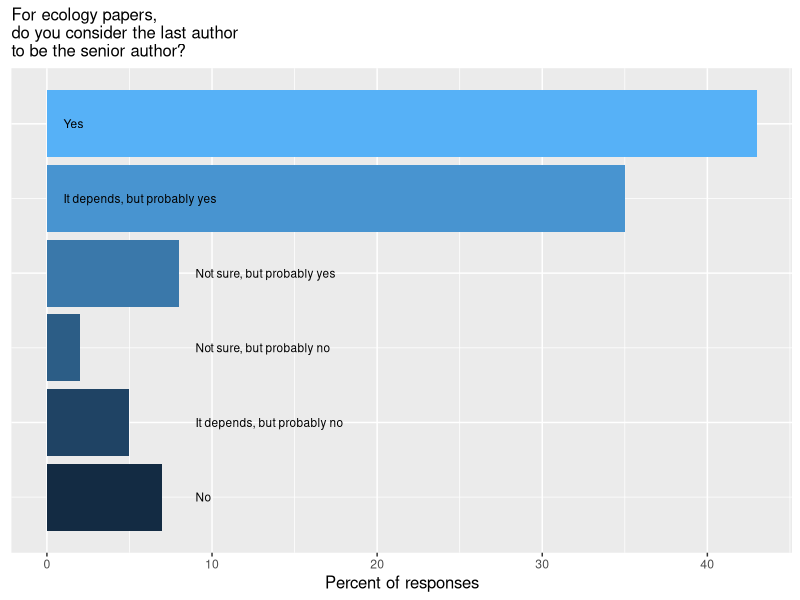
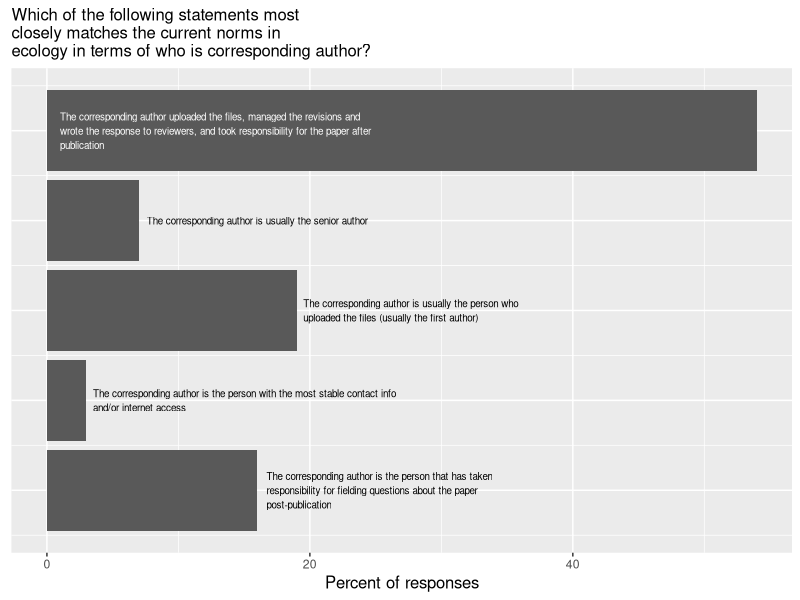
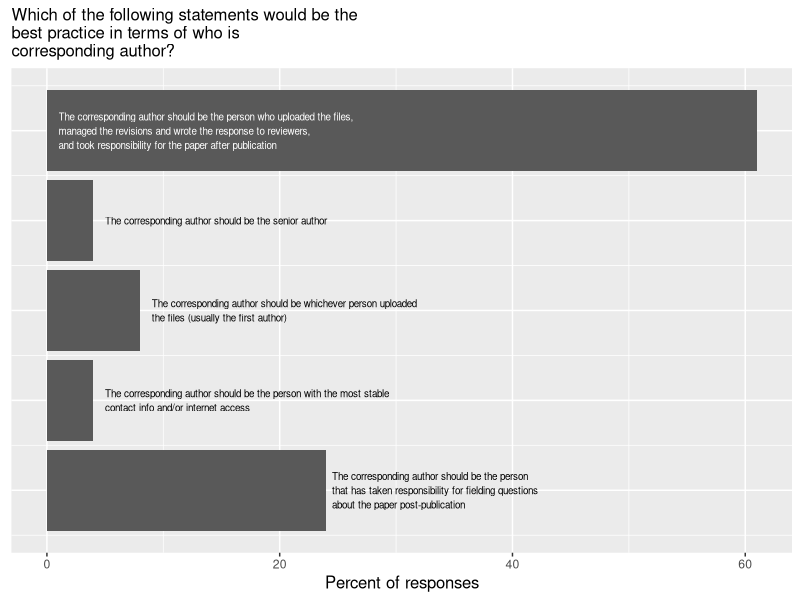
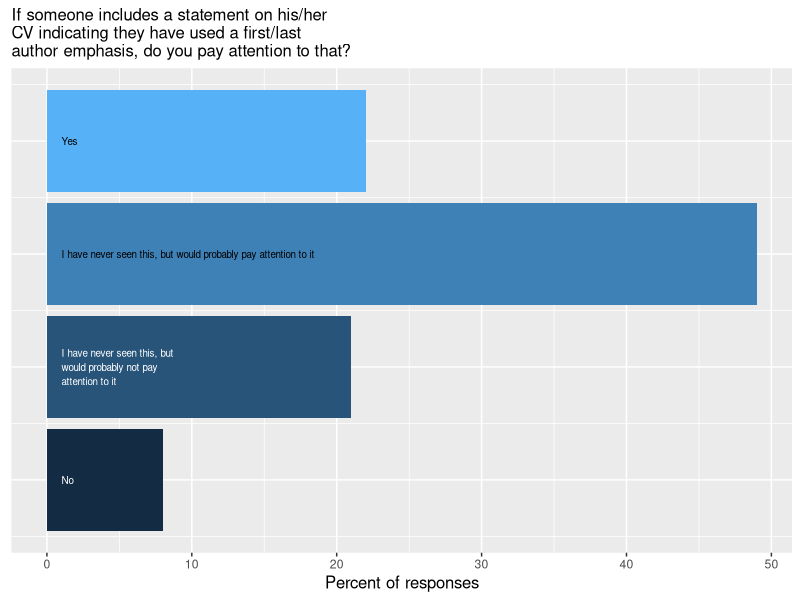

R code for these plots, in order:
## ---- chunk 1
knitr::opts_chunk$set(echo = FALSE)
## ---- chunk 2
# Import data
polldata <- read.csv("AuthorshipPollResults.csv", na.strings=".")
# load libraries needed to run code
library(ggplot2)
library(dplyr)
library(cowplot)
library(knitr)
## ---- chunk 3
PrimaryResearchArea <-
  polldata %>%
  filter(!is.na(PrimaryResearch)) %>%
  group_by(PrimaryResearch) %>%
  summarise(n=n()) %>%
  mutate(rel.freq = round(100 * n/sum(n), 0))

kable(PrimaryResearchArea, caption = "Primary Research Area of Respondents")

BasicAppliedSplit <-
  polldata %>%
  filter(!is.na(BasicApplied)) %>%
  group_by(BasicApplied) %>%
  summarise(n=n()) %>%
  mutate(rel.freq = round(100 * n/sum(n), 0))

kable(BasicAppliedSplit)

Interdisciplinarity <-
  polldata %>%
  filter(!is.na(Interdisciplinary)) %>%
  group_by(Interdisciplinary) %>%
  summarise(n=n()) %>%
  mutate(rel.freq = round(100 * n/sum(n), 0))

kable(Interdisciplinarity)
#see main data analysis file for failed attempt to get this to sort correctly

YearsPostPhD <-
  polldata %>%
  filter(!is.na(YearssincePhD)) %>%
  group_by(YearssincePhD) %>%
  summarise(n=n()) %>%
  mutate(rel.freq = round(100 * n/sum(n), 0))

kable(YearsPostPhD)
#Another one I'll want to reorder once I've figured that out.  
#This one has added problem of rendering as dates instead of year ranges

Continent <-
  polldata %>%
  filter(!is.na(WhereLive)) %>%
  group_by(WhereLive) %>%
  summarise(n=n()) %>%
  mutate(rel.freq = round(100 * n/sum(n), 0))

kable(Continent)

Department <-
  polldata %>%
  filter(!is.na(Dept01)) %>%
  group_by(Dept01) %>%
  summarise(n=n()) %>%
  mutate(rel.freq = round(100 * n/sum(n), 0))

kable(Department)
## ---- chunk 4
LastSeniorSum <- 
  polldata %>%
  filter(!is.na(LastSenior01)) %>%
  group_by(LastSenior01) %>%
  summarise(n=n()) %>%
  mutate(rel.freq = round(100 * n/sum(n), 0))

LastSeniorSum
#Note: most frequent response (option 6) is 43%
#Sum of all the "yes" options = 86%

as.factor(LastSeniorSum$LastSenior01)

require(cowplot)
lastseniorplot <- ggplot(LastSeniorSum,aes(x=LastSenior01,y=rel.freq,fill=LastSenior01)) +
  geom_bar(stat="identity") +
  ylab("Percent of responses") +
  theme(legend.position="none") +
  coord_flip() +
  theme(axis.text.y = element_blank()) +
  annotate("text", x = 1, y = 9, label = "No", hjust=0, size=3) +
  annotate("text", x = 2, y = 9, label = "It depends, but probably no", hjust=0, size=3) +
  annotate("text", x = 3, y = 9, label = "Not sure, but probably no", hjust=0, size=3) +
  annotate("text", x = 4, y = 9, label = "Not sure, but probably yes", hjust=0, size=3) +
  annotate("text", x = 5, y = 01, label = "It depends, but probably yes", hjust=0, size=3) +
  annotate("text", x = 6, y = 01, label = "Yes", hjust=0, size=3) +
  ggtitle("For ecology papers, \ndo you consider the last author \nto be the senior author?") +
  theme(plot.title=element_text(size=12)) +
  theme(axis.title.y=element_blank()) +
  theme(axis.title.x=element_text(size=12)) +
  theme(axis.ticks.y = element_blank())

save_plot("lastseniorplot.jpg", lastseniorplot)

lastseniorplot
## ---- chunk 5
CurrentCorrespondingSum <- 
  polldata %>%
  filter(!is.na(CorrespondingCurrent01)) %>%
  group_by(CorrespondingCurrent01) %>%
  summarise(n=n()) %>%
  mutate(rel.freq = round(100 * n/sum(n), 0))

CurrentCorrespondingSum
#most frequent answer (option 5) = 54%
#option 3 = 19%, option 1 = 16%

currentcorrespondingplot <- ggplot(CurrentCorrespondingSum,aes(x=CorrespondingCurrent01,y=rel.freq)) +
  geom_bar(stat="identity") +
  ylab("Percent of responses") +
  theme(legend.position="none") +
  coord_flip() +
  theme(axis.text.y = element_blank()) +
  annotate("text", x = 1, y = 16.7, label = "The corresponding author is the person that has taken \nresponsibility for fielding questions about the paper \npost-publication",hjust=0,size=2.5) +
  annotate("text", x = 2, y = 3.5, label = "The corresponding author is the person with the most stable contact info \nand/or internet access",hjust=0,size=2.5) +
  annotate("text", x = 3, y = 19.5, label = "The corresponding author is usually the person who \nuploaded the files (usually the first author)",hjust=0,size=2.5) +
  annotate("text", x = 4, y = 7.6, label = "The corresponding author is usually the senior author",hjust=0,size=2.5) +
  annotate("text", x = 5, y = 1, color="white", label = "The corresponding author uploaded the files, managed the revisions and \nwrote the response to reviewers, and took responsibility for the paper after \npublication",hjust=0,size=2.5) +
  ggtitle("Which of the following statements most \nclosely matches the current norms in \necology in terms of who is corresponding author?") +
  theme(plot.title=element_text(size=12)) +
  theme(axis.title.y=element_blank()) +
  theme(axis.title.x=element_text(size=12)) +
  theme(axis.ticks.y = element_blank())

save_plot("currentcorrespondingplot.jpg", currentcorrespondingplot)
currentcorrespondingplot
## ---- chunk 6
BestCorrespondingSum <- 
  polldata %>%
  filter(!is.na(CorrespondingBest01)) %>%
  group_by(CorrespondingBest01) %>%
  summarise(n=n()) %>%
  mutate(rel.freq = round(100 * n/sum(n), 0))

BestCorrespondingSum
#most frequent answer (option 5) = 61%
#option 1 = 24%

bestcorrespondingplot <- ggplot(BestCorrespondingSum,aes(x=CorrespondingBest01,y=rel.freq)) +
  geom_bar(stat="identity") +
  ylab("Percent of responses") +
  theme(legend.position="none") +
  coord_flip() +
  theme(axis.text.y = element_blank()) +
  annotate("text", x = 1, y = 24.5, label = "The corresponding author should be the person \nthat has taken responsibility for fielding questions \nabout the paper post-publication",hjust=0,size=2.5) +
  annotate("text", x = 2, y = 5, label = "The corresponding author should be the person with the most stable \ncontact info and/or internet access",hjust=0,size=2.5) +
  annotate("text", x = 3, y = 9, label = "The corresponding author should be whichever person uploaded \nthe files (usually the first author)",hjust=0,size=2.5) +
  annotate("text", x = 4, y = 5, label = "The corresponding author should be the senior author",hjust=0,size=2.5) +
  annotate("text", x = 5, y = 1, color="white", label = "The corresponding author should be the person who uploaded the files, \nmanaged the revisions and wrote the response to reviewers, \nand took responsibility for the paper after publication",hjust=0,size=2.5) +
  ggtitle("Which of the following statements would be the \nbest practice in terms of who is \ncorresponding author?") +
  theme(plot.title=element_text(size=12)) +
  theme(axis.title.y=element_blank()) +
  theme(axis.title.x=element_text(size=12)) +
  theme(axis.ticks.y = element_blank())

save_plot("bestcorrespondingplot.jpg", bestcorrespondingplot)
bestcorrespondingplot
## ---- chunk 7
CVStatementSum <- 
  polldata %>%
  filter(!is.na(CVStatement01)) %>%
  group_by(CVStatement01) %>%
  summarise(n=n()) %>%
  mutate(rel.freq = round(100 * n/sum(n), 0))

CVStatementSum
#most people haven't seen such a statement (options 2+3 = 70%)
#most people either pay attention to such a statement or think they would: (options 3+4 = 71%)
#but the proportion of people who would ignore such a statement isn't exactly trivial!

CVstatementplot <- ggplot(CVStatementSum,aes(x=CVStatement01,y=rel.freq,fill=CVStatement01)) +
  geom_bar(stat="identity") +
  ylab("Percent of responses") +
  theme(legend.position="none") +
  coord_flip() +
  theme(axis.text.y = element_blank()) +
  annotate("text", x = 1, y = 1, color="white", label = "No",hjust=0,size=2.5) +
  annotate("text", x = 2, y = 1, color="white", label = "I have never seen this, but \nwould probably not pay \nattention to it",hjust=0,size=2.5) +
  annotate("text", x = 3, y = 1, color="black", label = "I have never seen this, but would probably pay attention to it",hjust=0,size=2.5) +
  annotate("text", x = 4, y = 1, color="black", label = "Yes",hjust=0,size=2.5) +
  ggtitle("If someone includes a statement on his/her \nCV indicating they have used a first/last \nauthor emphasis, do you pay attention to that?") +
  theme(plot.title=element_text(size=12)) +
  theme(axis.title.y=element_blank()) +
  theme(axis.title.x=element_text(size=12)) +
  theme(axis.ticks.y = element_blank())

save_plot("CVstatementplot.jpg", CVstatementplot)
CVstatementplot
